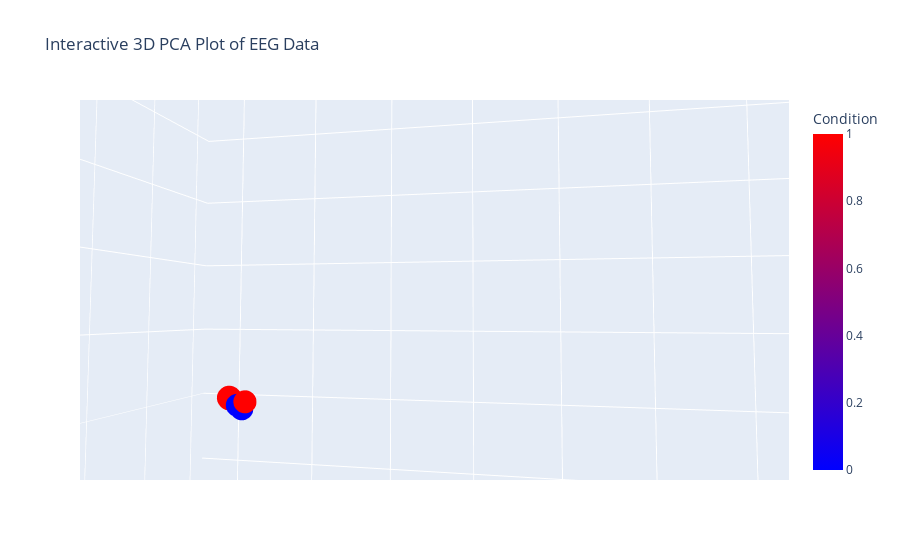

Notebook cell for this chart:
### Code cell
import pandas as pd
from sklearn.decomposition import PCA
from sklearn.preprocessing import StandardScaler
import plotly.express as px

# Step 1: Load the CSV files
# Replace 'path_to_file' with the actual paths to your CSV files
base_009 = pd.read_csv(r'C:\Users\User\PycharmProjects\pythonProjectforOren\009_base_features.csv')
surgery_009 = pd.read_csv(r'C:\Users\User\PycharmProjects\pythonProjectforOren\009_surgery_features.csv')
base_015 = pd.read_csv(r'C:\Users\User\PycharmProjects\pythonProjectforOren\015_base_features.csv')
surgery_015 = pd.read_csv(r'C:\Users\User\PycharmProjects\pythonProjectforOren\015_surgery_features.csv')
base_033 = pd.read_csv(r'C:\Users\User\PycharmProjects\pythonProjectforOren\033_base_features.csv')
surgery_033 = pd.read_csv(r'C:\Users\User\PycharmProjects\pythonProjectforOren\033_surgery_features.csv')

# Step 2: Combine all data into one DataFrame
combined_data = pd.concat([base_009, surgery_009, base_015, surgery_015, base_033, surgery_033])

# Step 3: Separate features and label
# remove the 'label' column from combined_data and stores the remaining columns in the features variable.
features = combined_data.drop('label', axis=1)
#labels is the column that contains the target variable or the outcome we want to predict or analyze.
labels = combined_data['label']

# Step 4: Standardize the features
# calculate the mean and standard deviation for each feature in the dataset.
scaler = StandardScaler()
features_scaled = scaler.fit_transform(features)

# Step 5: Perform PCA to reduce dimensions to 3 components
pca = PCA(n_components=3)
principal_components = pca.fit_transform(features_scaled)

# Step 6: Create a DataFrame for the PCA results
pca_df = pd.DataFrame(data=principal_components, columns=['PC1', 'PC2', 'PC3'])

# Ensure indices align correctly before assigning labels
pca_df.reset_index(drop=True, inplace=True)
labels.reset_index(drop=True, inplace=True)
pca_df['Label'] = labels

# Step 7: Plotting using plotly for an interactive 3D scatter plot
# Define a custom colorscale
custom_colorscale = [[0, 'blue'], [1, 'red']]

fig = px.scatter_3d(pca_df, x='PC1', y='PC2', z='PC3',
                    color='Label', labels={'Label': 'Condition'},
                    color_continuous_scale=custom_colorscale,
                    title='Interactive 3D PCA Plot of EEG Data')
fig.show()

### Figure 1 — Plotly figure (JSON) as saved in the notebook; plotly's stock layout.template omitted (floating-point values rounded to 4 significant figures; data arrays with more than 128 entries replaced by an {"elided": "..."} marker saying what was removed)
{"data": [{"hovertemplate": "PC1=%{x}<br>PC2=%{y}<br>PC3=%{z}<br>Condition=%{marker.color}<extra></extra>", "legendgroup": "", "marker": {"color": {"elided": "1510 int values"}, "coloraxis": "coloraxis", "symbol": "circle"}, "mode": "markers", "name": "", "scene": "scene", "showlegend": false, "type": "scatter3d", "x": {"elided": "1510 float values"}, "y": {"elided": "1510 float values"}, "z": {"elided": "1510 float values"}}], "layout": {"autosize": true, "coloraxis": {"colorbar": {"title": {"text": "Condition"}}, "colorscale": [[0, "blue"], [1, "red"]]}, "legend": {"tracegroupgap": 0}, "scene": {"aspectmode": "auto", "aspectratio": {"x": 1, "y": 1, "z": 1}, "camera": {"center": {"x": 0, "y": 0, "z": 0}, "eye": {"x": 0.2412, "y": 0.04072, "z": -0.01051}, "projection": {"type": "perspective"}, "up": {"x": 0, "y": 0, "z": 1}}, "domain": {"x": [0, 1], "y": [0, 1]}, "xaxis": {"title": {"text": "PC1"}, "type": "linear"}, "yaxis": {"title": {"text": "PC2"}, "type": "linear"}, "zaxis": {"title": {"text": "PC3"}, "type": "linear"}}, "title": {"text": "Interactive 3D PCA Plot of EEG Data"}}}
